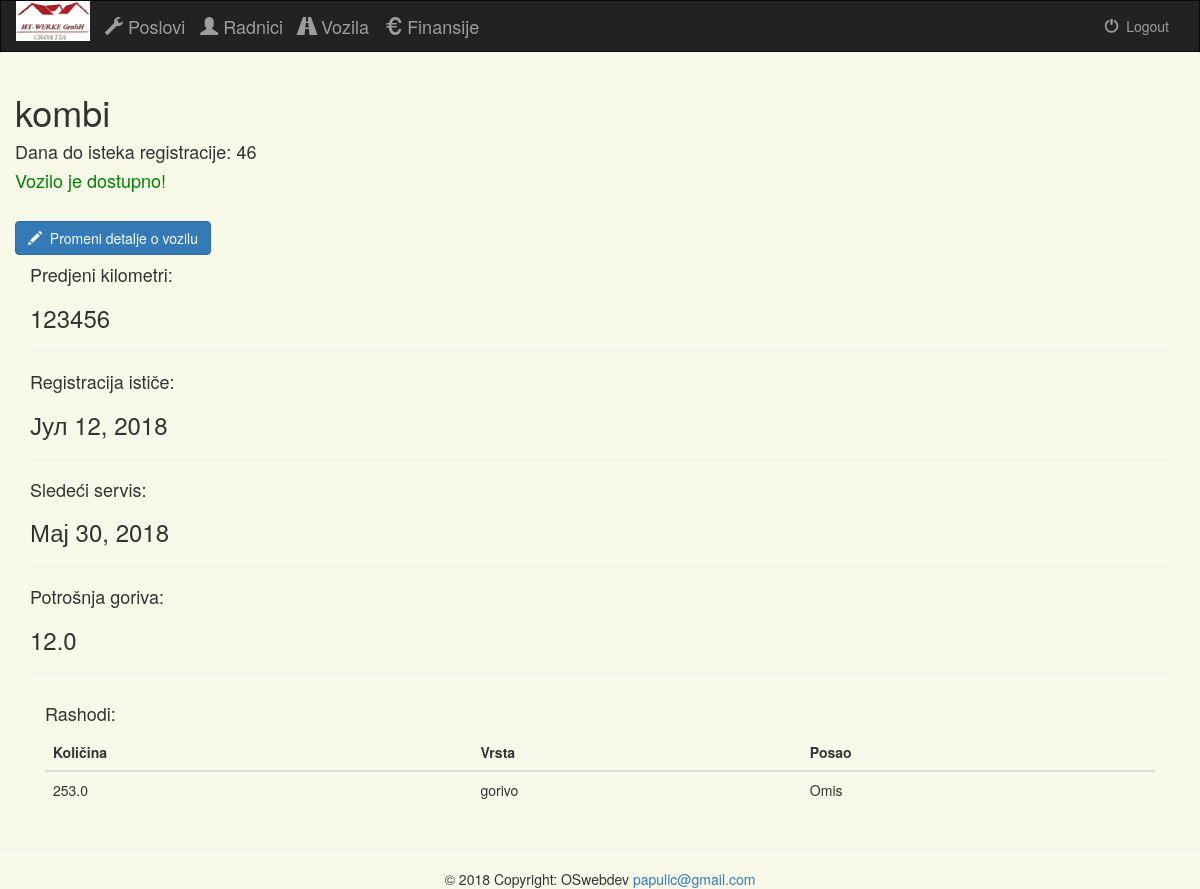
The app's page /administracija/vozilo/1/ (signed in), older data.
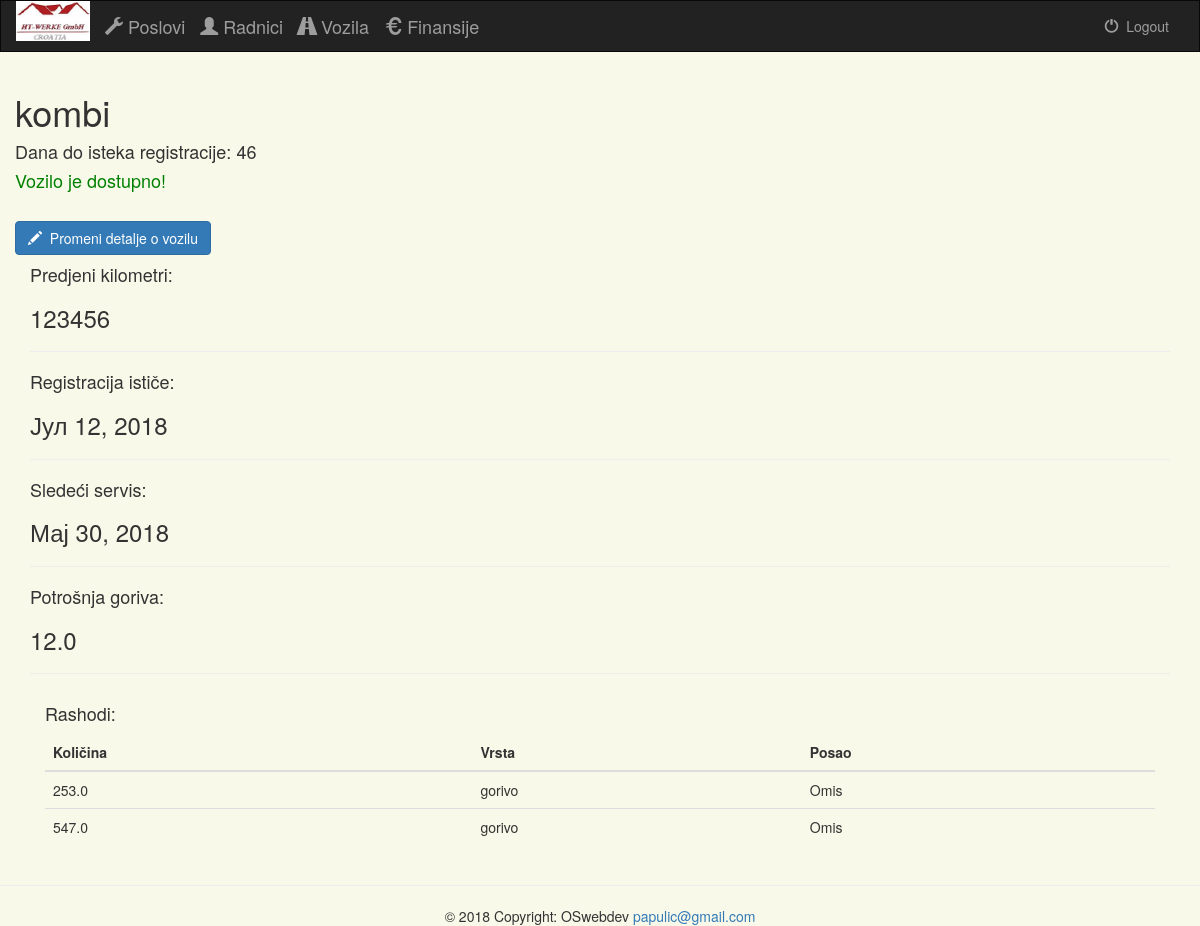
The same page, newer data.
### projects/models.py (models this page shows, shortened)
class Rashodi(models.Model):
    vrsta = models.CharField(max_length=150)
    kolicina = models.FloatField(max_length=10, default=0.0)
    posao = models.ForeignKey(Poslovi, on_delete=models.CASCADE)
    vozilo = models.ForeignKey(Vozilo, null=True, blank=True )
    class Meta:
        verbose_name_plural = "Rashodi"

class Poslovi(models.Model):
    ime = models.CharField(max_length=30)
    opis = models.CharField(max_length=100)
    dogovoreni_radni_sati = models.FloatField(default=0.0)
    def __unicode__(self):
        return self.ime
    class Meta:
        verbose_name_plural = "Poslovi"

### projects/views.py (the view)
# urls.py: url(r'^vozilo/(?P<vozilo_id>[0-9]+)/$', views.vozilo_detail, name='vozilo-detail'),
def vozilo_detail(request, vozilo_id):
    if not request.user.is_authenticated():
        return render(request, 'projects/login.html')
    else:
        vozilo = get_object_or_404(Vozilo, pk=vozilo_id)
        current_date = datetime.date.today()
        preostalo_dana = (vozilo.registracija_istice - current_date).days
        return render(request, 'projects/vozilo_detalji.html', {
            'vozilo': vozilo,
            'vozilo_id': vozilo_id,
            'preostalo_dana': preostalo_dana
        })

### projects/templates/projects/vozilo_detalji.html (shortened to what this page needs)
{% extends 'projects/base.html' %}
{% block content %}
<div class="container">
    <div class="row">
    <h1>{{ vozilo.marka }}</h1>
        <h4>Dana do isteka registracije: {{ preostalo_dana }}</h4>
        {% if vozilo.trenutno_duzi %}
        <h4>Trenutno duži: {{ vozilo.trenutno_duzi }}</h4>
        {% else %}
        <h4><font color="green"> Vozilo je dostupno!</font></h4>
        {% endif %}
        <br>
        <a href="{% url 'projects:vozilo-update' vozilo_id %}">
            <button type="button" class="btn btn-primary">
                <span class="glyphicon glyphicon-pencil"></span>&nbsp; Promeni detalje o vozilu
            </button>
        </a>
    </div>
    <div class="row">
        <div class="col-xs-12">
            <h4>Predjeni kilometri:</h4>
            {% if vozilo.predjeni_kilometri %}
            <h3>{{ vozilo.predjeni_kilometri }}</h3>
            {% else %}
            <h3>Nije uneto</h3>
            {% endif %}
            <hr>
            <h4>Registracija ističe:</h4>
            <h3>{{ vozilo.registracija_istice }}</h3>
            <hr>
            <h4>Sledeći servis:</h4>
            <h3>{{ vozilo.sledeci_servis }}</h3>
            <hr>
            <h4>Potrošnja goriva:</h4>
            <h3>{{ vozilo.potrosnja_goriva }}</h3>
            <hr>
        </div>
    </div>
    <div class="col-xs-12">
        <h4>Rashodi:</h4>
         <table class="table">
             <thead>
             <tr>
                 <th>Količina</th>
                 <th>Vrsta</th>
                 <th>Posao</th>
             </tr>
             </thead>
             <tbody>
             {% for rashod in vozilo.rashodi_set.all %}
             <tr>
                 <td>{{ rashod.kolicina }}</td>
                 <td>{{ rashod.vrsta }}</td>
                 <td>{{ rashod.posao }}</td>
             </tr>
             {% endfor %}
             </tbody>
         </table>
    </div>
</div>
{% endblock %}

Row changes from the older to the newer data that the page shows:
added Rashodi: kolicina "547.0", vrsta "gorivo", posao "Omis"
